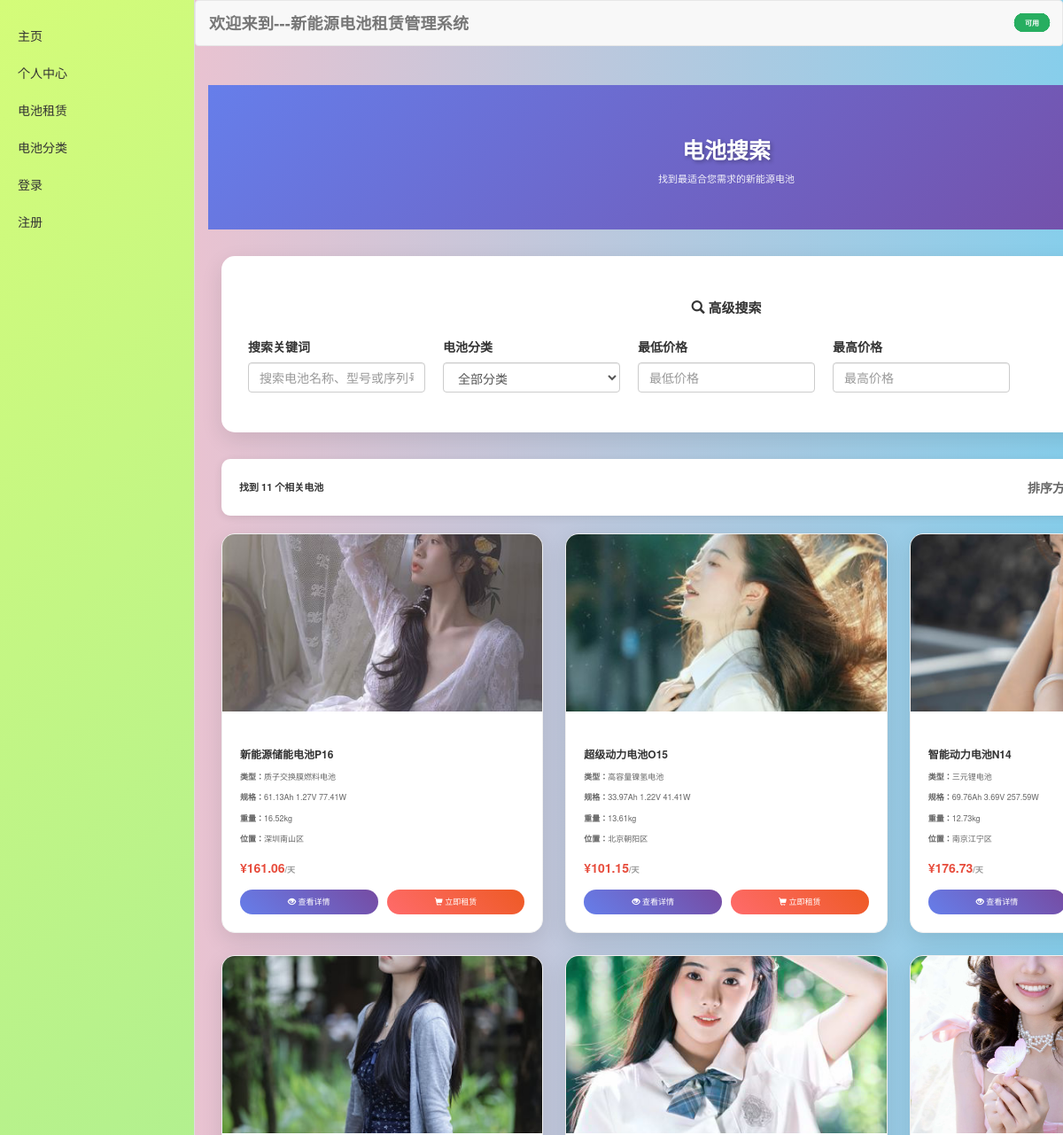
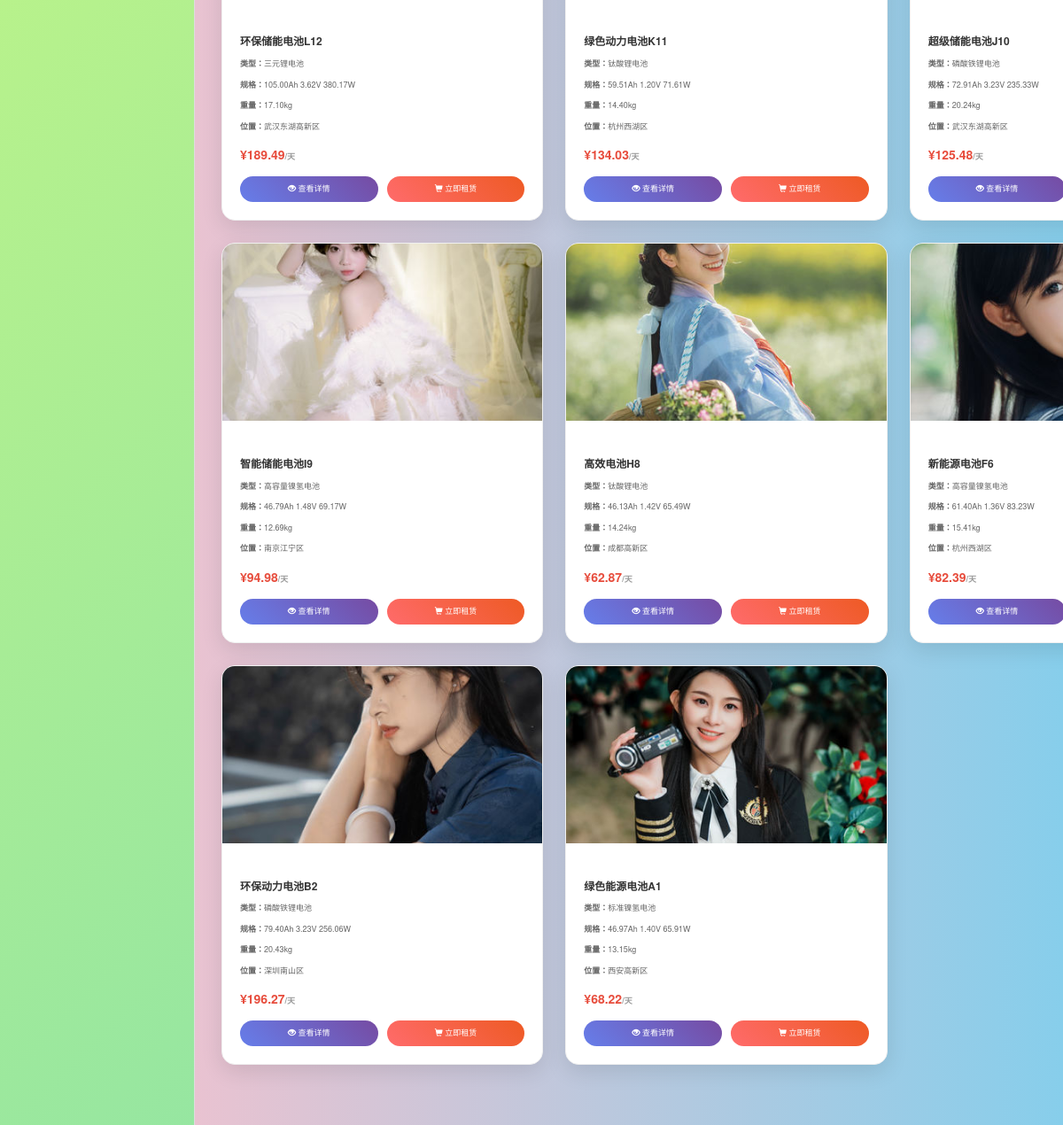
The page /battery/search/ on the database its author committed (2 pictures, top to bottom).
### battery/models.py (models this page shows, shortened)
class Battery(models.Model):
    STATUS_CHOICES = [
        ('available', '可用'),
        ('rented', '已租出'),
        ('maintenance', '维护中'),
        ('retired', '已退役'),
    ]
    name = models.CharField(max_length=100, verbose_name="电池名称")
    battery_type = models.ForeignKey(BatteryType, on_delete=models.CASCADE, verbose_name="电池类型")
    serial_number = models.CharField(max_length=50, unique=True, verbose_name="序列号")
    status = models.CharField(max_length=20, choices=STATUS_CHOICES, default='available', verbose_name="状态")
    capacity = models.DecimalField(max_digits=8, decimal_places=2, verbose_name="容量(Ah)")
    voltage = models.DecimalField(max_digits=6, decimal_places=2, verbose_name="电压(V)")
    power = models.DecimalField(max_digits=8, decimal_places=2, verbose_name="功率(W)")
    weight = models.DecimalField(max_digits=6, decimal_places=2, verbose_name="重量(kg)")
    daily_rental_price = models.DecimalField(max_digits=8, decimal_places=2, verbose_name="日租金(元)")
    deposit = models.DecimalField(max_digits=8, decimal_places=2, verbose_name="押金(元)")
    location = models.CharField(max_length=100, verbose_name="存放位置")
    latitude = models.DecimalField(max_digits=10, decimal_places=7, null=True, blank=True, verbose_name="纬度")
    longitude = models.DecimalField(max_digits=10, decimal_places=7, null=True, blank=True, verbose_name="经度")
    image = models.ImageField(upload_to='battery_images/', default='', blank=True, verbose_name="电池图片")
    created_at = models.DateTimeField(auto_now_add=True, verbose_name="创建时间")
    updated_at = models.DateTimeField(auto_now=True, verbose_name="更新时间")
    class Meta:
        verbose_name = "电池信息"
        verbose_name_plural = "电池信息"
        ordering = ['-created_at']
    @property
    def is_available(self):
        return self.status == 'available'
    @property
    def full_specs(self):
        return f"{self.capacity}Ah {self.voltage}V {self.power}W"
    @property
    def image_number(self):
        return ((self.id - 1) % 12) + 1
    @property
    def image_url(self):
        return f"/static/img/素材{self.image_number}.jpg"

class BatteryType(models.Model):
    name = models.CharField(max_length=50, verbose_name="类型名称")
    category = models.ForeignKey(BatteryCategory, on_delete=models.CASCADE, verbose_name="所属分类")
    description = models.TextField(max_length=200, blank=True, verbose_name="类型描述")
    created_at = models.DateTimeField(auto_now_add=True, verbose_name="创建时间")
    class Meta:
        verbose_name = "电池类型"
        verbose_name_plural = "电池类型"
        ordering = ['name']

### battery/views.py (the view)
# urls.py: path('search/', views.battery_search, name='search'),
def battery_search(request):
    form = BatterySearchForm(request.GET)
    batteries = []
    if form.is_valid():
        search_query = form.cleaned_data.get('search')
        category = form.cleaned_data.get('category')
        min_price = form.cleaned_data.get('min_price')
        max_price = form.cleaned_data.get('max_price')
        batteries = Battery.objects.filter(status='available')
        if search_query:
            batteries = batteries.filter(
                Q(name__icontains=search_query) |
                Q(serial_number__icontains=search_query) |
                Q(battery_type__name__icontains=search_query)
            )
        if category:
            batteries = batteries.filter(battery_type__category=category)
        if min_price:
            batteries = batteries.filter(daily_rental_price__gte=min_price)
        if max_price:
            batteries = batteries.filter(daily_rental_price__lte=max_price)
        batteries = batteries.order_by('-created_at')
    paginator = Paginator(batteries, 12)
    page_number = request.GET.get('page')
    page_obj = paginator.get_page(page_number)
    context = {
        'form': form,
        'page_obj': page_obj,
    }
    return render(request, 'battery/search.html', context)

### battery/forms.py (called while the page is built)
    def clean(self):
        cleaned_data = super().clean()
        min_price = cleaned_data.get('min_price')
        max_price = cleaned_data.get('max_price')
        if min_price and max_price and min_price > max_price:
            raise ValidationError('最低价格不能大于最高价格')
        return cleaned_data

### battery/models.py (called while the page is built)
    def __str__(self):
        return self.name

### battery/templates/battery/search.html (shortened to what this page needs)
{% extends 'base/base.html' %}
{% load static %}
{% block css %}
<link rel="stylesheet" href="{% static 'js/bootstrap-3.4.1-dist/css/bootstrap.min.css' %}">
{% endblock %}
{% block main %}
<div class="search-header">
  <div class="container">
    <h1 class="search-title">电池搜索</h1>
    <p class="search-subtitle">找到最适合您需求的新能源电池</p>
  </div>
</div>
<div class="container">
  <div class="search-form-card">
    <h2 class="form-title">
      <i class="glyphicon glyphicon-search"></i> 高级搜索
    </h2>
    <form method="get" class="search-form">
      <div class="form-group">
        <label for="{{ form.search.id_for_label }}">搜索关键词</label>
        {{ form.search }}
      </div>
      <div class="form-group">
        <label for="{{ form.category.id_for_label }}">电池分类</label>
        {{ form.category }}
      </div>
      <div class="form-group">
        <label for="{{ form.min_price.id_for_label }}">最低价格</label>
        {{ form.min_price }}
      </div>
      <div class="form-group">
        <label for="{{ form.max_price.id_for_label }}">最高价格</label>
        {{ form.max_price }}
      </div>
      <div class="form-group">
        <button type="submit" class="btn btn-search">
          <i class="glyphicon glyphicon-search"></i> 搜索
        </button>
      </div>
    </form>
  </div>
  {% if page_obj %}
  <div class="search-results">
    <div class="results-header">
      <div class="results-count">
        找到 {{ page_obj.paginator.count }} 个相关电池
      </div>
      <div class="results-sort">
        <label>排序方式：</label>
      </div>
    </div>
    <div class="battery-grid">
      {% for battery in page_obj %}
      <div class="battery-card">
        <div class="position-relative">
          <img src="{{ battery.image_url }}" alt="{{ battery.name }}" class="battery-image">
          <span class="status-badge status-{{ battery.status }}">
            {% if battery.status == 'available' %}可用
            {% elif battery.status == 'rented' %}已租出
            {% elif battery.status == 'maintenance' %}维护中
            {% else %}已退役
            {% endif %}
          </span>
        </div>
        <div class="battery-info">
          <h3 class="battery-name">{{ battery.name }}</h3>
          <div class="battery-specs">
            <p><strong>类型：</strong>{{ battery.battery_type.name }}</p>
            <p><strong>规格：</strong>{{ battery.full_specs }}</p>
            <p><strong>重量：</strong>{{ battery.weight }}kg</p>
            <p><strong>位置：</strong>{{ battery.location }}</p>
          </div>
          <div class="battery-price">
            ¥{{ battery.daily_rental_price }}<span class="currency">/天</span>
          </div>
          <div class="battery-actions">
            <a href="{% url 'battery:detail' battery.id %}" class="btn-detail">
              <i class="glyphicon glyphicon-eye-open"></i> 查看详情
            </a>
            {% if battery.is_available %}
            <a href="{% url 'battery:rent' battery.id %}" class="btn-rent">
              <i class="glyphicon glyphicon-shopping-cart"></i> 立即租赁
            </a>
            {% else %}
            <button class="btn-rent" disabled>
              <i class="glyphicon glyphicon-ban-circle"></i> 不可租赁
            </button>
            {% endif %}
          </div>
        </div>
      </div>
      {% endfor %}
    </div>
  </div>
  {% endif %}
</div>
{% endblock %}

### battery/templates/battery/search.html (style rules this page uses)
body { background: linear-gradient(135deg, #f5f7fa 0%, #c3cfe2 100%); font-family: 'Microsoft YaHei', Helvetica, Arial, sans-serif; }
.search-header { background: linear-gradient(135deg, #667eea 0%, #764ba2 100%); color: white; padding: 40px 0; margin-bottom: 30px; text-align: center; }
.search-title { font-size: 2.5rem; font-weight: 700; margin-bottom: 10px; text-shadow: 2px 2px 4px rgba(0, 0, 0, 0.3); }
.search-subtitle { font-size: 1.1rem; opacity: 0.9; }
.search-form-card { background: white; border-radius: 15px; padding: 30px; margin-bottom: 30px; box-shadow: 0 8px 25px rgba(0, 0, 0, 0.1); }
.form-title { font-size: 1.5rem; font-weight: 700; color: #333; margin-bottom: 25px; text-align: center; }
.search-form { display: grid; grid-template-columns: repeat(auto-fit, minmax(200px, 1fr)); gap: 20px; align-items: end; }
.form-group { margin-bottom: 0; }
.form-group label { font-weight: 600; color: #333; margin-bottom: 8px; display: block; }
.form-control { border: 2px solid #e9ecef; border-radius: 10px; padding: 12px 15px; font-size: 1rem; transition: all 0.3s ease; }
.btn-search { background: linear-gradient(45deg, #667eea, #764ba2); border: none; color: white; padding: 12px 25px; border-radius: 25px; font-weight: 600; transition: all 0.3s ease; height: fit-content; }
.search-results { margin-bottom: 30px; }
.results-header { display: flex; justify-content: space-between; align-items: center; margin-bottom: 20px; padding: 15px 20px; background: white; border-radius: 10px; box-shadow: 0 2px 10px rgba(0, 0, 0, 0.1); }
.results-count { font-size: 1.1rem; font-weight: 600; color: #333; }
.results-sort { display: flex; align-items: center; gap: 10px; }
.results-sort label { font-weight: 600; color: #666; margin: 0; }
.battery-grid { display: grid; grid-template-columns: repeat(auto-fill, minmax(300px, 1fr)); gap: 25px; margin-bottom: 40px; }
.battery-card { background: white; border-radius: 15px; overflow: hidden; box-shadow: 0 8px 25px rgba(0, 0, 0, 0.1); transition: all 0.3s ease; border: 1px solid #f0f0f0; }
.battery-image { width: 100%; height: 200px; object-fit: cover; transition: transform 0.3s ease; }
.battery-info { padding: 20px; }
.battery-name { font-size: 1.2rem; font-weight: 600; color: #333; margin-bottom: 10px; line-height: 1.4; }
.battery-specs { color: #666; font-size: 0.9rem; margin-bottom: 15px; line-height: 1.5; }
.battery-price { font-size: 1.4rem; font-weight: 700; color: #e74c3c; margin-bottom: 15px; }
.battery-price .currency { font-size: 0.9rem; color: #999; }
.battery-actions { display: flex; gap: 10px; }
.btn-detail { background: linear-gradient(45deg, #667eea, #764ba2); border: none; color: white; padding: 8px 20px; border-radius: 25px; font-size: 0.9rem; transition: all 0.3s ease; flex: 1; text-decoration: none; text-align: center; }
.btn-rent { background: linear-gradient(45deg, #ff6b6b, #ee5a24); border: none; color: white; padding: 8px 20px; border-radius: 25px; font-size: 0.9rem; transition: all 0.3s ease; flex: 1; text-decoration: none; text-align: center; }
.status-badge { position: absolute; top: 15px; right: 15px; padding: 5px 12px; border-radius: 20px; font-size: 0.8rem; font-weight: 600; text-transform: uppercase; }
.status-available { background: #27ae60; color: white; }

### templates/base/base.html (style rules this page uses)
body { background: linear-gradient(to right, pink, skyblue); }

### templates/base/nav.html (style rules this page uses)
html, body { overflow-x: hidden; }
body { padding-left: 220px; }

### rows shown on the page
Battery: shows a picture, name "新能源储能电池P16", battery_type.name "质子交换膜燃料电池", full_specs "61.13Ah 1.27V 77.41W", weight "16.52", location "深圳南山区", daily_rental_price "161.06", status "available" (drawn)
Battery: shows a picture, name "超级动力电池O15", battery_type.name "高容量镍氢电池", full_specs "33.97Ah 1.22V 41.41W", weight "13.61", location "北京朝阳区", daily_rental_price "101.15", status "available" (drawn)
Battery: name "智能动力电池N14", battery_type.name "三元锂电池", full_specs "69.76Ah 3.69V 257.59W", weight "12.73", location "南京江宁区", daily_rental_price "176.73"
Battery: shows a picture, name "环保储能电池L12", battery_type.name "三元锂电池", full_specs "105.00Ah 3.62V 380.17W", weight "17.10", location "武汉东湖高新区", daily_rental_price "189.49", status "available" (drawn)
Battery: shows a picture, name "绿色动力电池K11", battery_type.name "钛酸锂电池", full_specs "59.51Ah 1.20V 71.61W", weight "14.40", location "杭州西湖区", daily_rental_price "134.03", status "available" (drawn)
Battery: shows a picture, name "超级储能电池J10", battery_type.name "磷酸铁锂电池", full_specs "72.91Ah 3.23V 235.33W", weight "20.24", location "武汉东湖高新区", daily_rental_price "125.48"
Battery: shows a picture, name "智能储能电池I9", battery_type.name "高容量镍氢电池", full_specs "46.79Ah 1.48V 69.17W", weight "12.69", location "南京江宁区", daily_rental_price "94.98", status "available" (drawn)
Battery: shows a picture, name "高效电池H8", battery_type.name "钛酸锂电池", full_specs "46.13Ah 1.42V 65.49W", weight "14.24", location "成都高新区", daily_rental_price "62.87", status "available" (drawn)
Battery: shows a picture, name "新能源电池F6", battery_type.name "高容量镍氢电池", full_specs "61.40Ah 1.36V 83.23W", weight "15.41", location "杭州西湖区", daily_rental_price "82.39"
Battery: name "环保动力电池B2", battery_type.name "磷酸铁锂电池", full_specs "79.40Ah 3.23V 256.06W", weight "20.43", location "深圳南山区", daily_rental_price "196.27", status "available" (drawn)
Battery: shows a picture, status "可用", name "绿色能源电池A1", battery_type.name "标准镍氢电池", full_specs "46.97Ah 1.40V 65.91W", weight "13.15", location "西安高新区", daily_rental_price "68.22"

### other values the page prints
{{ page_obj.paginator.count }} "11"
